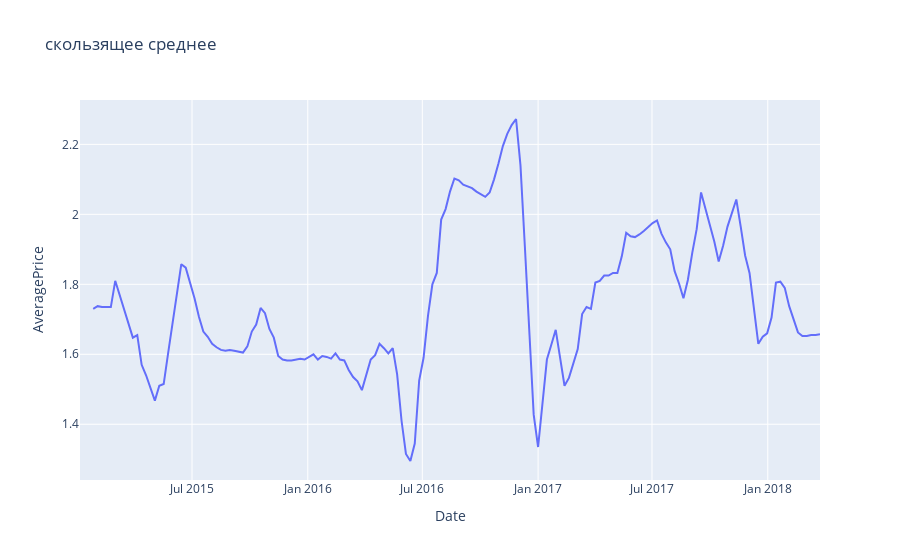

Notebook code cell kept with this figure:
### Code cell
fig = px.line(avocado_full_rolling_mean, x="Date", y="AveragePrice", title='скользящее среднее')
fig.show()

### Figure 1 — Plotly figure (JSON) as saved in the notebook; plotly's stock layout.template omitted (floating-point values rounded to 4 significant figures; data arrays with more than 128 entries replaced by an {"elided": "..."} marker saying what was removed)
{"data": [{"hovertemplate": "Date=%{x}<br>AveragePrice=%{y}<extra></extra>", "legendgroup": "", "line": {"color": "#636efa", "dash": "solid"}, "mode": "lines", "name": "", "orientation": "v", "showlegend": false, "type": "scatter", "x": {"elided": "169 str values"}, "xaxis": "x", "y": {"elided": "169 float values"}, "yaxis": "y"}], "layout": {"legend": {"tracegroupgap": 0}, "title": {"text": "скользящее среднее"}, "xaxis": {"anchor": "y", "domain": [0, 1], "title": {"text": "Date"}}, "yaxis": {"anchor": "x", "domain": [0, 1], "title": {"text": "AveragePrice"}}}}
